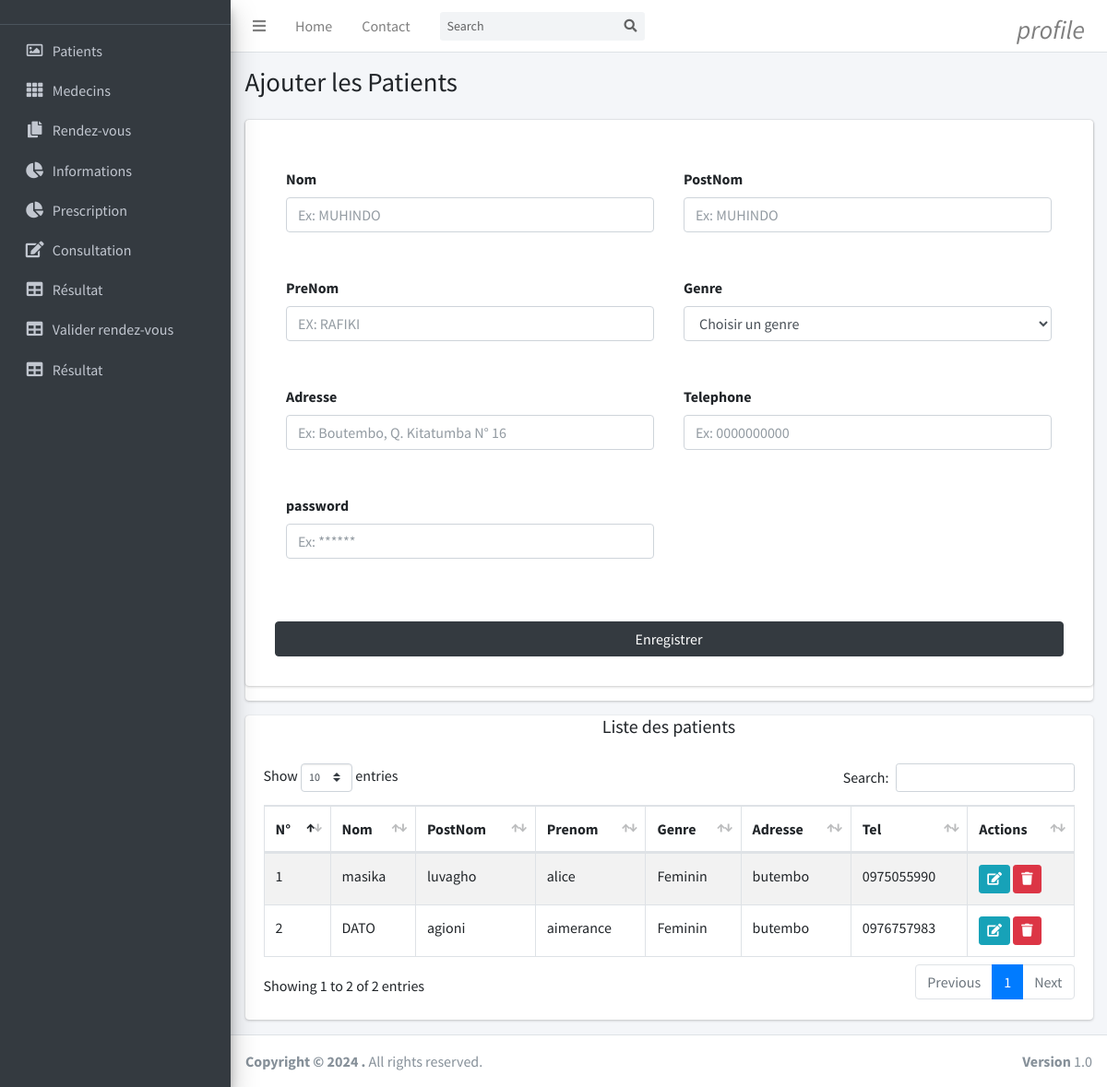
The app's page /views/patient.php (signed in) with its own data.
### tables this page shows
CREATE TABLE `patients` (
  `id` int(11) NOT NULL,
  `nom` text NOT NULL,
  `postnom` text NOT NULL,
  `prenom` text NOT NULL,
  `genre` text NOT NULL,
  `telephone` text NOT NULL,
  `adresse` text NOT NULL,
  `pwd` text NOT NULL,
  `supprimer` int(11) NOT NULL
);

### models/select/select-patient.php (called while the page is built, shortened)
<?php
    if (isset($_GET['edit']) && !empty($_GET['edit'])){
     $id=$_GET['edit'];
     $getDataMod=$connexion->prepare("SELECT * FROM patients WHERE id=?");
     $getDataMod->execute([$id]);
     $tab=$getDataMod->fetch();
     $url="../models/updat/up-patient-post.php?edit=".$id;
     $btn="Modifier";
     $title="Modifier patients";
    }
    else{
     $url="../models/add/add-patient-post.php";
     $btn="Enregistrer";
    }
    if(isset($_GET['search']) && !empty($_GET['search'])){
        $search=$_GET['search'];
        $getData=$connexion->prepare("SELECT * from patients WHERE supprimer=? AND nom LIKE ? OR postnom LIKE ? OR prenom LIKE ?
        OR genre LIKE ? OR adresse LIKE ? OR telephone LIKE ?");
        $getData->execute([0,  $search."%", $search."%", $search."%", $search."%", $search."%", $search."%"]);
    }
    else{
        $getData=$connexion->prepare("SELECT * from patients WHERE supprimer=?");
        $getData->execute([0]);
    }

### views/patient.php (the view, shortened to what this page needs)
<?php
    include '../connexion/connexion.php';
    require_once('../models/select/select-patient.php');
?>
<!DOCTYPE html>
<html lang="en">
<head>
    <?php require_once('style.php'); ?>
</head>
<body>
     <?php require_once('aside.php') ?>
  <div class="content-wrapper">
    <section class="content-header">
      <div class="container-fluid">
        <div class="row mb-2">
          <div class="col-sm-12">
            <h1>Ajouter les Patients</h1>
          </div>
        </div>
      </div>
    </section>
    <section class="content">
      <div class="container-fluid">
        <div class="row">
          <div class="col-md-12">
            <div class="card card-primary">
              <form role="form" class="card p-3" action="<?=$url?>" method="POST">
                <div class=" row card-body">
                  <div class="form-group col-xl-6 col-lg-6 col-md-6  col-sm-6 p-3">
                    <label for="exampleInputEmail1">Nom</label>
                    <input type="text"  autocomplete="off" required type="text" class="form-control" placeholder="Ex: MUHINDO" name="nom"
                    <?php if (isset($_GET['edit'])) { ?> value="<?php echo $tab['nom']; ?> <?php }?>">
                  </div>
                  <div class="form-group col-xl-6 col-lg-6 col-md-6  col-sm-6 p-3">
                    <label for="exampleInputEmail1">PostNom</label>
                    <input type="text"  autocomplete="off" required type="text" class="form-control" placeholder="Ex: MUHINDO" name="postnom"
                    <?php if (isset($_GET['edit'])) { ?> value="<?php echo $tab['nom']; ?> <?php }?>">
                  </div>
                  <div class="form-group col-xl-6 col-lg-6 col-md-6  col-sm-6 p-3">
                    <label for="exampleInputEmail1">PreNom</label>
                    <input  autocomplete="off" required type="text" class="form-control" placeholder="EX: RAFIKI"
                                    name="prenom" <?php if (isset($_GET['edit'])) { ?>
                                    value="<?php echo $tab['postnom']; ?> <?php }?>">
                  </div>
                  <div class="form-group col-xl-6 col-lg-6 col-md-6  col-sm-6 p-3">
                  <label>Genre</label>
                  <select class="form-control select2" required id="" name="genre" autocomplete="off" style="width: 100%;">
                  <?php
                            if(isset($_GET['edit'])){
                               ?>
                                <?php if($tab['genre']=='Masculin')
                                   {?>
                    <option value="Masculin" Selected>Masculin</option>
                                               <option value="Feminin">Feminin</option>
                                    <?php     }
                                        else {
                                              ?>
                                            <option value="Masculin" >Masculin</option>
                                            <option value="Feminin" Selected>Feminin</option>
                                        <?php }
                                    }else{
                                        ?>
                                            <option value="" desabled>Choisir un genre</option>
                                        <?php
                                    }
                                ?>
                  </select>
                </div>
                  <div class="form-group col-xl-6 col-lg-6 col-md-6  col-sm-6 p-3">
                    <label for="exampleInputEmail1">Adresse</label>
                    <input autocomplete="off" required type="text" class="form-control" placeholder="Ex: Boutembo, Q. Kitatumba N° 16"
                                    name="adresse" <?php if (isset($_GET['edit'])) { ?>
                                    value="<?php echo $tab['adresse']; ?> <?php }?>">
                  </div>
                  <div class="form-group col-xl-6 col-lg-6 col-md-6  col-sm-6 p-3">
                    <label for="exampleInputEmail1">Telephone</label>
                    <input autocomplete="off" required type="text" class="form-control" placeholder="Ex: 0000000000"
                                    name="telephone" <?php if (isset($_GET['edit'])) { ?>
                                    value="<?php echo $tab['telephone']; ?> <?php }?>">
                  </div>
                  <div class="form-group col-xl-6 col-lg-6 col-md-6  col-sm-6 p-3">
                    <label for="exampleInputEmail1">password</label>
                    <input autocomplete="off" required type="text" class="form-control" placeholder="Ex: ******"
                                    name="pwd" <?php if (isset($_GET['edit'])) { ?>
                                    value="<?php echo $tab['pwd']; ?> <?php }?>">
                  </div>
                </div>
                <div class="col-xl-12 col-lg-12 col-md-12 mt-10 col-sm-12 p-3 aling-center">
                   <input type="submit" class="btn btn-dark w-100" name="valider" value="<?=$btn?>">
                 </div>
              </form>
            </div>
            <div class="card">
            <h5 class="text-center">Liste des patients</h5>
            <div class="card-body">
              <table id="example1" class="table table-bordered table-striped">
                <thead>
                <tr>
                  <th>N°</th>
                  <th>Nom</th>
                  <th>PostNom</th>
                  <th>Prenom</th>
                  <th>Genre</th>
                  <th>Adresse</th>
                  <th>Tel</th>
                  <th>Actions</th>
                </tr>
                </thead>
                <tbody>
                  <?php
                  $n=0;
                  while($recup=$getData->fetch()){
                    $n++;
                  ?>
                <tr>
                  <td><?=$n;?></td>
                  <td><?=$recup["nom"];?></td>
                  <td> <?=$recup["postnom"];?></td>
                  <td><?=$recup["prenom"];?></td>
                  <td> <?=$recup["genre"];?></td>
                  <td><?=$recup["adresse"];?></td>
                  <td><?=$recup["telephone"];?></td>
                  <td>
                  <a href='patient.php?edit=<?=$recup['id'] ?>' class="btn btn-info btn-sm "><i
                     class="fas fa-edit"></i></a>
                  <a onclick=" return confirm('Voulez-vous vraiment supprimer ?')"
                  href='../models/delete/del-patient-post.php?idSup=<?=$recup['id'] ?>'
                    class="btn btn-danger btn-sm "><i class="fas fa-trash"></i></a>
                  </td>
                </tr>
                <?php }?>
              </table>
            </div>
          </div>
          </div>
      </div>
    </section>
  </div>
    <?php require_once('script.php') ?>
</body>
</html>

### records on screen
patients: nom "masika", postnom "luvagho", prenom "alice", genre "Feminin", adresse "butembo", telephone "0975055990"
patients: nom "DATO", postnom "agioni", prenom "aimerance", genre "Feminin", adresse "butembo", telephone "0976757983"
